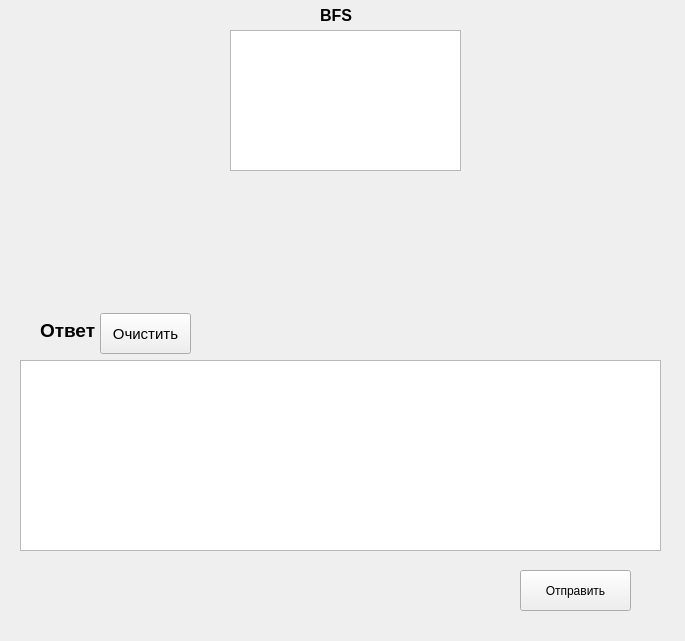
<?xml version="1.0" encoding="UTF-8"?>
<ui version="4.0">
 <class>Third_task</class>
 <widget class="QWidget" name="Third_task">
  <property name="geometry">
   <rect>
    <x>0</x>
    <y>0</y>
    <width>685</width>
    <height>641</height>
   </rect>
  </property>
  <property name="windowTitle">
   <string>Form</string>
  </property>
  <widget class="QPushButton" name="send_matrix">
   <property name="geometry">
    <rect>
     <x>520</x>
     <y>570</y>
     <width>111</width>
     <height>41</height>
    </rect>
   </property>
   <property name="text">
    <string>Отправить</string>
   </property>
  </widget>
  <widget class="QPushButton" name="clear_button">
   <property name="geometry">
    <rect>
     <x>100</x>
     <y>313</y>
     <width>91</width>
     <height>41</height>
    </rect>
   </property>
   <property name="font">
    <font>
     <pointsize>11</pointsize>
    </font>
   </property>
   <property name="text">
    <string>Очистить</string>
   </property>
  </widget>
  <widget class="QLabel" name="label">
   <property name="geometry">
    <rect>
     <x>320</x>
     <y>0</y>
     <width>41</width>
     <height>31</height>
    </rect>
   </property>
   <property name="font">
    <font>
     <pointsize>12</pointsize>
     <bold>true</bold>
    </font>
   </property>
   <property name="text">
    <string>BFS</string>
   </property>
  </widget>
  <widget class="QLabel" name="label_2">
   <property name="geometry">
    <rect>
     <x>40</x>
     <y>310</y>
     <width>301</width>
     <height>41</height>
    </rect>
   </property>
   <property name="font">
    <font>
     <pointsize>14</pointsize>
     <bold>true</bold>
    </font>
   </property>
   <property name="text">
    <string>Ответ</string>
   </property>
  </widget>
  <widget class="QPlainTextEdit" name="plainTextEdit">
   <property name="geometry">
    <rect>
     <x>230</x>
     <y>30</y>
     <width>231</width>
     <height>141</height>
    </rect>
   </property>
  </widget>
  <widget class="QTextEdit" name="textEdit">
   <property name="geometry">
    <rect>
     <x>20</x>
     <y>360</y>
     <width>641</width>
     <height>191</height>
    </rect>
   </property>
  </widget>
 </widget>
 <resources/>
 <connections/>
</ui>
